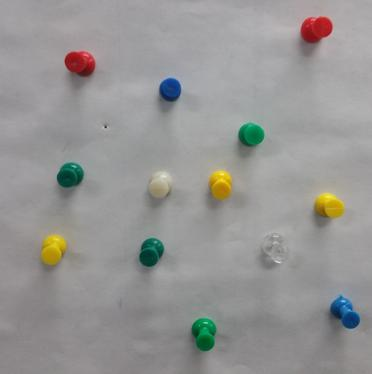
%> input picture Pins_Detection_Project0/Code/Method1 (Final)/TestImgResized.jpg, 372 x 374 px
$ octave hw0_main.m   (GNU Octave 9; MATLAB toolbox functions it lacks are replaced by stand-ins)
%> lines starting %> are read from the running program, lines starting %| are printed output that depends on the picture; in (x1, y1, x2, y2) boxes, pixels count from 0 and x2, y2 are one past the last pixel; in counts of white or black regions, pixels touching at a corner belong together; the program's own positions count from 1
### Pins_Detection_Project0/Code/Method1 (Final)/lowpass.m
%Code by Abhishek Kathpal

function filtered_image = lowpass(image,sigma)

% gaussian kernel 3*3
[A,B]=meshgrid(-1:1,-1:1);
h=exp(-1*(A.^2 + B.^2)/(2*sigma^2));
h= h / sum(h(:));
filtered_image = imfilter(image,h,'conv');


### Pins_Detection_Project0/Code/Method1 (Final)/hw0_main.m
%Code by Abhishek Kathpal
%INCLUDE LOW PASS FILTER.m and TESTIMGRESIZED.jpg for running

clc;
clear all;
close all;

%Reading Input image
pins_rgb = imread('TestImgResized.jpg');
%> pins_rgb is the input picture: size 374x372x3 uint8; mean R, G, B 150.4, 149.8, 148.3

%Denoising image
for k=1:size(pins_rgb,3)
    pins_rgb(:,:,k)=lowpass(pins_rgb(:,:,k), 0.5);
end
%> this loop made 3 passes
%> pass 1, in lowpass, `filtered_image = imfilter(image,h,'conv');`:
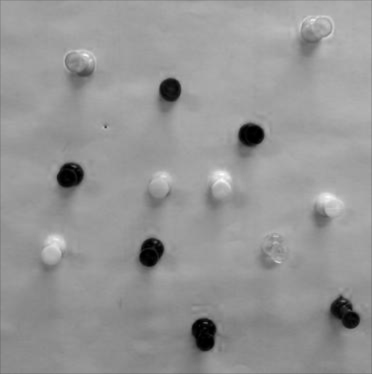
%> filtered_image: size 374x372 uint8; min 0, max 253, mean 150.3
%> pass 2, in lowpass (call 2), `filtered_image = imfilter(image,h,'conv');`:
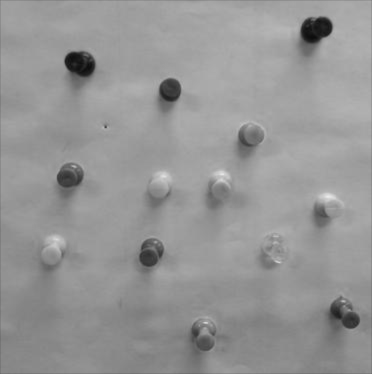
%> filtered_image: size 374x372 uint8; min 12, max 235, mean 149.7
%> pass 3, in lowpass (call 3), `filtered_image = imfilter(image,h,'conv');`:
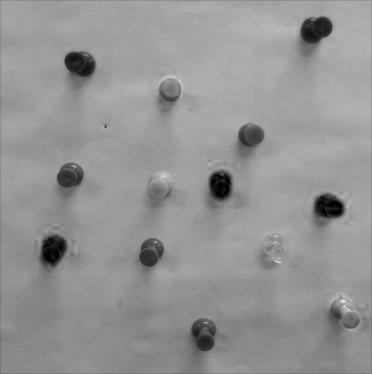
%> filtered_image: size 374x372 uint8; min 0, max 244, mean 148.2
%> after the loop: pins_rgb: size 374x372x3 uint8; 14.12% of pixels changed, all inside (x1, y1, x2, y2) = (0, 0, 372, 374)
figure(1);imshow(pins_rgb);

%Detect all the pins using edges and store the centroid points
pins_gray = rgb2gray(pins_rgb);
edges = edge(pins_gray,'Canny',0.2);
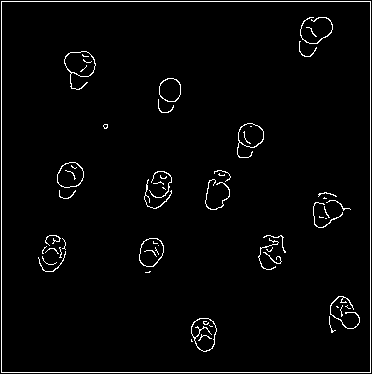
%> edges: size 374x372 logical; 2.6% white in thin lines or dots
struct_element = strel('disk',10);
I = imclose(edges,struct_element);
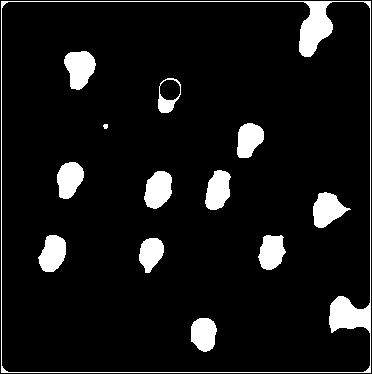
%> I: size 374x372 logical; 8.4% white; 13 white regions, largest, box (x1, y1, x2, y2) and area: (1, 1, 371, 373) 3815, (64, 51, 96, 90) 876, (313, 192, 351, 228) 817
I = bwareaopen(I,200);
%> I: size 374x372 logical; 8.3% white; 12 white regions
c  = regionprops(I,'centroid');
%> c = 12 regions; first 5, Centroid: [272.2 172.5], [53.3 254.2], [70.1 179.9], [80.3 68.9], [151.5 253.9]
bb = regionprops(I,'BoundingBox');
%> bb = 12 regions; largest, box (x1, y1, x2, y2): (1, 1, 371, 373), (313, 192, 351, 228), (64, 51, 96, 90), (144, 171, 172, 209), (205, 170, 231, 210)
[label,n]=bwlabel(I);
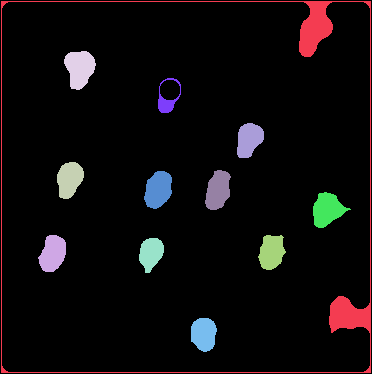
%> label: size 374x372 double; 13 distinct labels, from 0 to 12; one colour per label, 0 black
%> n = 12

%getting pixel values at the centroid points
pixel = zeros(size(c,1),3);
for i=1:1:size(c,1)
    pixel(i,:) = impixel(pins_rgb,c(i).Centroid(1),c(i).Centroid(2));
end
%> this loop made 12 passes
%> after the loop, pixel = [169 169 167; 181 142 14; 7 67 54; 147 18 32; 0 63 53; 151 141 105; 44 55 73; 0 141 77; 167 122 5; 0 112 66; 152 152 150; 185 153 32]

%Creating bounding box and Counting objects
a = size(pixel,1);
%> a = 12
img = pins_rgb;
r_count = 0;
b_count = 0;
g_count = 0;
y_count = 0;
w_count = 0;
t_count = 0;
figure(2);imshow(img);
hold on;
for i= 1:1:a
    r = pixel(i,1);
    g = pixel(i,2);
    b = pixel(i,3);
    if (r>130 && g<50)
        rectangle('Position',bb(i).BoundingBox,'EdgeColor','r','LineWidth',3);
        r_count=r_count+1;
    elseif (r<20 && g>50 && b<100)
        rectangle('Position',bb(i).BoundingBox,'EdgeColor','g','LineWidth',3);
        g_count=g_count+1;
    elseif (r<50 && b>100)
        rectangle('Position',bb(i).BoundingBox,'EdgeColor','b','LineWidth',3);
        b_count=b_count+1;
    elseif (r>130 && g>100 && b<50)
        rectangle('Position',bb(i).BoundingBox,'EdgeColor','y','LineWidth',3);
        y_count=y_count+1;
    elseif (r>130 && b>130 && g>130)
        rectangle('Position',bb(i).BoundingBox,'EdgeColor','k','LineWidth',3);
        t_count=t_count+1;
    else
        rectangle('Position',bb(i).BoundingBox,'EdgeColor','w','LineWidth',3);
        w_count= w_count+1;
    end
end
%> this loop made 12 passes
%> (r, g, b, t_count) on passes 1, 11: (169, 169, 167, 1), (152, 152, 150, 2)
%> (r, g, b, w_count) on passes 6 to 7: (151, 141, 105, 1), (44, 55, 73, 2)
%> after the loop, b_count = 0
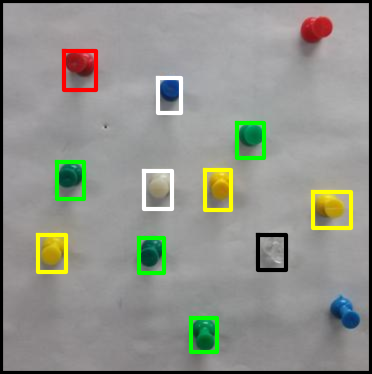
%> figure redrawn from the program's plot data

%Displaying Output
fprintf('No. of objects are = %d\n', n);
%| No. of objects are = 12
fprintf('No. of red objects are = %d\n', r_count);
%| No. of red objects are = 1
fprintf('No. of green objects are = %d\n', g_count);
%| No. of green objects are = 4
fprintf('No. of blue objects are = %d\n', b_count);
%| No. of blue objects are = 0
fprintf('No. of yellow objects are = %d\n', y_count);
%| No. of yellow objects are = 3
fprintf('No. of white objects are = %d\n', w_count);
%| No. of white objects are = 2
fprintf('No. of transparent objects are = %d\n', t_count);
%| No. of transparent objects are = 2
